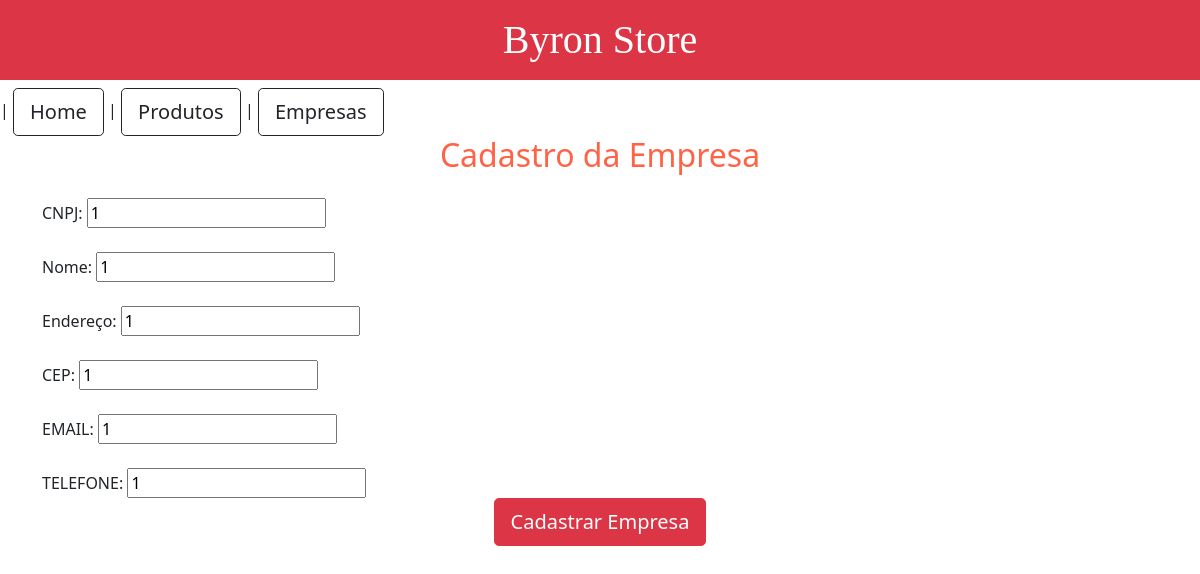
Page /editempresa/1/ on the committed database.
### app/models.py (models this page shows)
class Empresas(models.Model):
  cnpj_cmp = models.CharField(max_length=150)
  nomeemp_cmp = models.CharField(max_length=100)
  enderecoemp_cmp = models.CharField(max_length=150)
  cep_cmp = models.IntegerField()
  emailemp_cmp = models.CharField(max_length=100)
  telemp_cmp = models.IntegerField()

### app/views.py (the view)
# urls.py: path('editempresa/<int:pk>/', edit_empresas, name='editempresa'),
def edit_empresas(request, pk):
  data = {}
  data['empresas'] = Empresas.objects.get(pk = pk)
  data['form'] = EmpresasForm(instance = data['empresas'])
  return render(request, 'cdtempresa.html', data)

### app/forms.py
class EmpresasForm(ModelForm):
  class Meta:
    model = Empresas
    fields = ['cnpj_cmp', 'nomeemp_cmp', 'enderecoemp_cmp' , 'cep_cmp', 'emailemp_cmp', 'telemp_cmp' ]

### app/templates/cdtempresa.html (shortened to what this page needs)
<!DOCTYPE html>
<head>
  <link href="https://cdn.jsdelivr.net/npm/bootstrap@5.1.1/dist/css/bootstrap.min.css" rel="stylesheet">
</head>
<body>
  <link href="https://cdn.jsdelivr.net/npm/bootstrap@5.1.1/dist/css/bootstrap.min.css" rel="stylesheet">
</head>
<div class="multi-bg-example">
  <header>
    <h1 class = "p-3 mb-2 bg-danger text-white text-center" style="font-family:verdana;">Byron Store</h1>
  </header>
  <body>
    <div>
		<a>|</a>
		<a href ="/" type="button" class="btn btn-outline-dark btn-lg">Home</a>
		<a>|</a>
		<a href ="/mnuproduto" type="button" class="btn btn-outline-dark btn-lg">Produtos</a>
		<a>|</a>
		<a href ="/mnuempresa" type="button" class="btn btn-outline-dark btn-lg">Empresas</a>
	  </div>
    <div>
      <h2 class="text-center" style="color:Tomato;">Cadastro da Empresa</h2>
    </div>
	<div class="container">
		<form name="form" id="form" method="POST" action="{% if empresas %}/updateempresa/{{ empresas.id }}/{% else %}/cdtempresa/{% endif %}">
			<div class="form-group mt-4">CNPJ: {{ form.cnpj_cmp }}</div>
			<div class="form-group mt-4">Nome: {{ form.nomeemp_cmp }}</div>
			<div class="form-group mt-4">Endereço: {{ form.enderecoemp_cmp }}</div>
			<div class="form-group mt-4">CEP: {{ form.cep_cmp }}</div>
			<div class="form-group mt-4">EMAIL: {{ form.emailemp_cmp }}</div>
			<div class="form-group mt-4">TELEFONE: {{ form.telemp_cmp }}</div>
			<div class="container text-center" >
				<button type="submit" class="btn btn-danger btn-lg">Cadastrar Empresa</button>
			</div>
		</form>
	</div>
</body>
</html>

### rows in the picture
Empresas: cnpj_cmp "1", nomeemp_cmp "1", enderecoemp_cmp "1", cep_cmp "1", emailemp_cmp "1", telemp_cmp "1"
